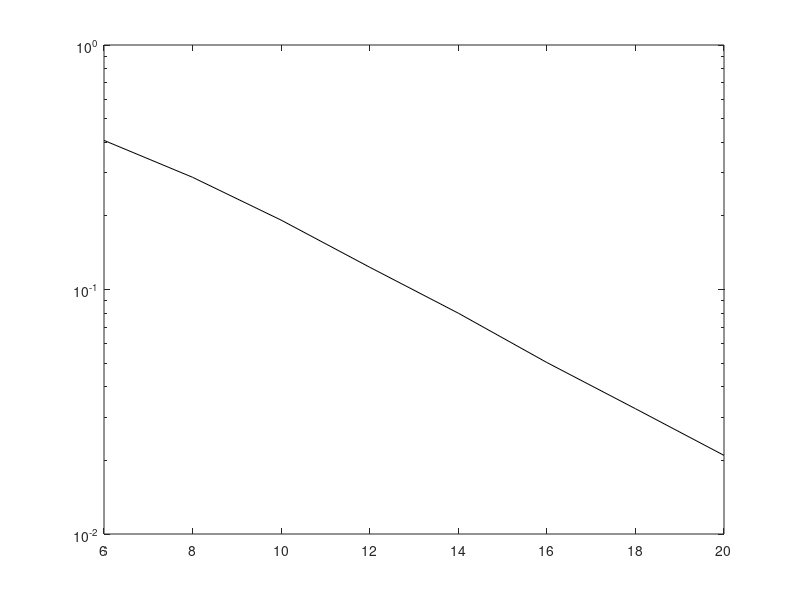

Source code (MATLAB): (Note: this script raises an error after producing the figure.)


 
 a=[6.00		8.00		10.00		12.00		14.00		16.00		18.00		20.00];
 b=[4.072000E-001	2.877000E-001	1.922000E-001	1.233200E-001	8.003000E-002	5.028000E-002	3.254400E-002	2.097000E-002];
 semilogy(a,b,'k-');
 hold on;

 a=[6.00		8.00		10.00		12.00		14.00		16.00		18.00		20.00];
 b=[4.077000E-001	2.434000E-001	1.272000E-001	6.085000E-002	2.788000E-002	1.162000E-002	5.032000E-003	1.978000E-003];
 semilogy(a,b,'kO-');
 hold on;
 
 a=[6.00		8.00		10.00		12.00		14.00		16.00		18.00		20.00];
 b=[4.134000E-001	2.036000E-001	8.440000E-002	2.324000E-002	5.700000E-003	1.010000E-003	1.990000E-004	3.200000E-005];
 semilogy(a,b,'k^-');
 hold on;
 
 a=[6.00		8.00		10.00		12.00		14.00		16.00		18.00		20.00];
 b=[4.150000E-001	2.699000E-001	1.646000E-001	8.896000E-002	4.469000E-002	2.019000E-002	9.180000E-003	3.860000E-003];
 semilogy(a,b,'kO--');
 hold on;
 
 a=[6.00		8.00		10.00		12.00		14.00		16.00		18.00		20.00];
 b=[4.055000E-001	2.617000E-001	1.393000E-001	5.667000E-002	2.026000E-002	6.320000E-003	1.567000E-003	3.170000E-004];
 semilogy(a,b,'k^--');
 hold on;
 
% a=[5	5.2	5.4	5.5	5.8  ];
% b=[2.26E-01	7.00E-02	1.21E-02	4.20E-03	1.20E-04	];
% semilogy(a,b,'kO--');
% hold on;

%%%%%%%%%%%%%%%%%%%%%%%%%%%%%%%%%%%%%%%%%%%%%%%%%%%%%%%%
% title('Turbo 16QAM, 1/2, k=2304, Rayleigh channel, BICM');
 legend('no cooperation','dimension-2 SSC (SNRud=SNRuu+10dB)','dimension-4 SSC (SNRud=SNRuu+10dB)','dimension-2 SSC (SNRud=SNRuu)','dimension-4 SSC (SNRud=SNRuu)');
% axis([8 13 1E-03 1]);
 ylabel('FER');
 xlabel('User-destination SNR');
 grid;